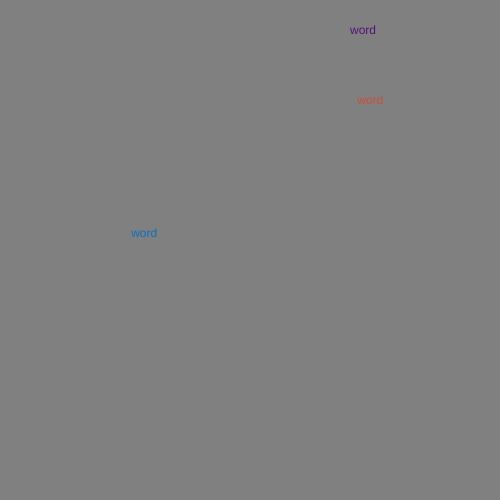
Frame 1 (no input)
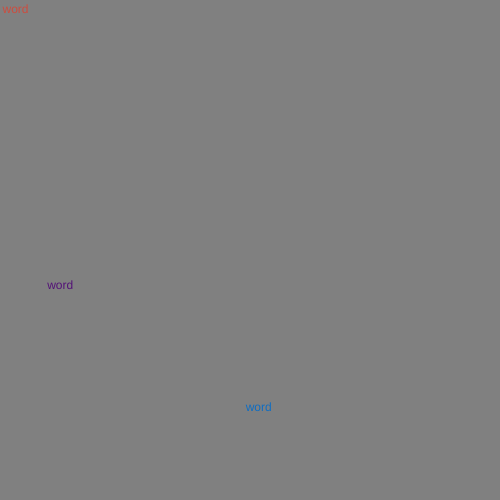
Frame 60 (no input)
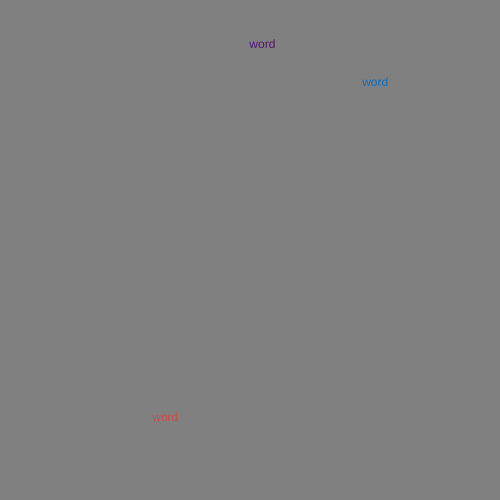
Frame 120 (the mouse pressed at the canvas centre since frame 60)

The p5.js sketch that drew these frames (run headless with seeded random() and noise() and a simulated clock; from frame 60 on, the mouse is pressed at the canvas centre):

// p5.js sketch
// ── sketch.js
let myCar1;
let myCar2;
let myCar3;


function setup() {
  createCanvas(500, 500);
  myCar1 = new Car();
  myCar2 = new Car();
  myCar3 = new Car();
  rectMode(CENTER);
}

function draw() {
  background('grey');
  myCar1.display();
  myCar2.display();
  myCar3.display();

  myCar1.move();
  myCar2.move();
  myCar3.move();
}

class Car {

  constructor() {
    //attributes
    this.pos = createVector(random(width), random(height));
    this.vel = createVector(random(-5, 5), random(-5, 5));
    this.r = random(255);
    this.g = random(255);
    this.b = random(255);
    this.w = random(40, 60);
  }

  //methods
  display() {
    fill(this.r, this.g, this.b);
    // rect(this.pos.x, this.pos.y, this.w, 25);
    // fill('black');
    // ellipse(this.pos.x - 20, this.pos.y + 15, 15, 15);
    // ellipse(this.pos.x + 20, this.pos.y + 15, 15, 15);
text("word", this.pos.x, this.pos.y);

  }

  move() {
    this.pos.add(this.vel);
    if (this.pos.x > width) this.pos.x = 0;
    if (this.pos.x < 0) this.pos.x = width;
    if (this.pos.y > width) this.pos.y = 0;
    if (this.pos.y < 0) this.pos.y = width;
  }

}
